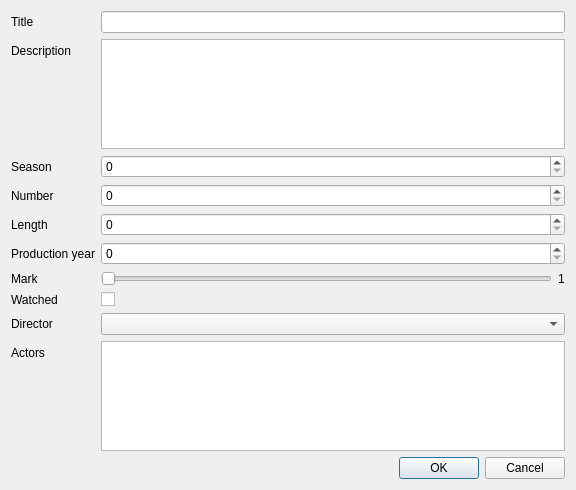
<?xml version="1.0" encoding="UTF-8"?>
<ui version="4.0">
 <class>AddEpisodeDialog</class>
 <widget class="QDialog" name="AddEpisodeDialog">
  <property name="geometry">
   <rect>
    <x>0</x>
    <y>0</y>
    <width>576</width>
    <height>490</height>
   </rect>
  </property>
  <property name="windowTitle">
   <string>Dialog</string>
  </property>
  <layout class="QVBoxLayout" name="verticalLayout">
   <item>
    <layout class="QFormLayout" name="formLayout">
     <item row="0" column="0">
      <widget class="QLabel" name="titleLabel">
       <property name="text">
        <string>Title</string>
       </property>
      </widget>
     </item>
     <item row="0" column="1">
      <widget class="QLineEdit" name="titleEdit"/>
     </item>
     <item row="1" column="0">
      <widget class="QLabel" name="descriptionLabel">
       <property name="text">
        <string>Description</string>
       </property>
      </widget>
     </item>
     <item row="1" column="1">
      <widget class="QTextEdit" name="descriptionEdit"/>
     </item>
     <item row="2" column="0">
      <widget class="QLabel" name="seasonLabel">
       <property name="text">
        <string>Season</string>
       </property>
      </widget>
     </item>
     <item row="2" column="1">
      <widget class="QSpinBox" name="seasonSpinBox"/>
     </item>
     <item row="3" column="0">
      <widget class="QLabel" name="numberLabel">
       <property name="text">
        <string>Number</string>
       </property>
      </widget>
     </item>
     <item row="3" column="1">
      <widget class="QSpinBox" name="numberSpinBox"/>
     </item>
     <item row="4" column="0">
      <widget class="QLabel" name="lengthLabel">
       <property name="text">
        <string>Length</string>
       </property>
      </widget>
     </item>
     <item row="4" column="1">
      <widget class="QSpinBox" name="lengthSpinBox"/>
     </item>
     <item row="6" column="0">
      <widget class="QLabel" name="markLabel">
       <property name="text">
        <string>Mark</string>
       </property>
      </widget>
     </item>
     <item row="7" column="0">
      <widget class="QLabel" name="watchedLabel">
       <property name="text">
        <string>Watched</string>
       </property>
      </widget>
     </item>
     <item row="7" column="1">
      <widget class="QCheckBox" name="watchedCheckBox">
       <property name="text">
        <string/>
       </property>
      </widget>
     </item>
     <item row="8" column="0">
      <widget class="QLabel" name="directorLabel">
       <property name="text">
        <string>Director</string>
       </property>
      </widget>
     </item>
     <item row="8" column="1">
      <widget class="QComboBox" name="directorComboBox"/>
     </item>
     <item row="9" column="0">
      <widget class="QLabel" name="actorLabel">
       <property name="text">
        <string>Actors</string>
       </property>
      </widget>
     </item>
     <item row="9" column="1">
      <widget class="QListWidget" name="actorList"/>
     </item>
     <item row="6" column="1">
      <layout class="QHBoxLayout" name="horizontalLayout_2">
       <item>
        <widget class="QSlider" name="markSlider">
         <property name="orientation">
          <enum>Qt::Orientation::Horizontal</enum>
         </property>
        </widget>
       </item>
       <item>
        <widget class="QLabel" name="markValueLabel">
         <property name="text">
          <string>1</string>
         </property>
        </widget>
       </item>
      </layout>
     </item>
     <item row="5" column="0">
      <widget class="QLabel" name="productionYearLabel">
       <property name="text">
        <string>Production year</string>
       </property>
      </widget>
     </item>
     <item row="5" column="1">
      <widget class="QSpinBox" name="productionYearSpinBox"/>
     </item>
    </layout>
   </item>
   <item>
    <widget class="QDialogButtonBox" name="buttonBox">
     <property name="orientation">
      <enum>Qt::Orientation::Horizontal</enum>
     </property>
     <property name="standardButtons">
      <set>QDialogButtonBox::StandardButton::Cancel|QDialogButtonBox::StandardButton::Ok</set>
     </property>
    </widget>
   </item>
  </layout>
 </widget>
 <resources/>
 <connections>
  <connection>
   <sender>buttonBox</sender>
   <signal>accepted()</signal>
   <receiver>AddEpisodeDialog</receiver>
   <slot>accept()</slot>
   <hints>
    <hint type="sourcelabel">
     <x>248</x>
     <y>254</y>
    </hint>
    <hint type="destinationlabel">
     <x>157</x>
     <y>274</y>
    </hint>
   </hints>
  </connection>
  <connection>
   <sender>buttonBox</sender>
   <signal>rejected()</signal>
   <receiver>AddEpisodeDialog</receiver>
   <slot>reject()</slot>
   <hints>
    <hint type="sourcelabel">
     <x>316</x>
     <y>260</y>
    </hint>
    <hint type="destinationlabel">
     <x>286</x>
     <y>274</y>
    </hint>
   </hints>
  </connection>
 </connections>
</ui>
